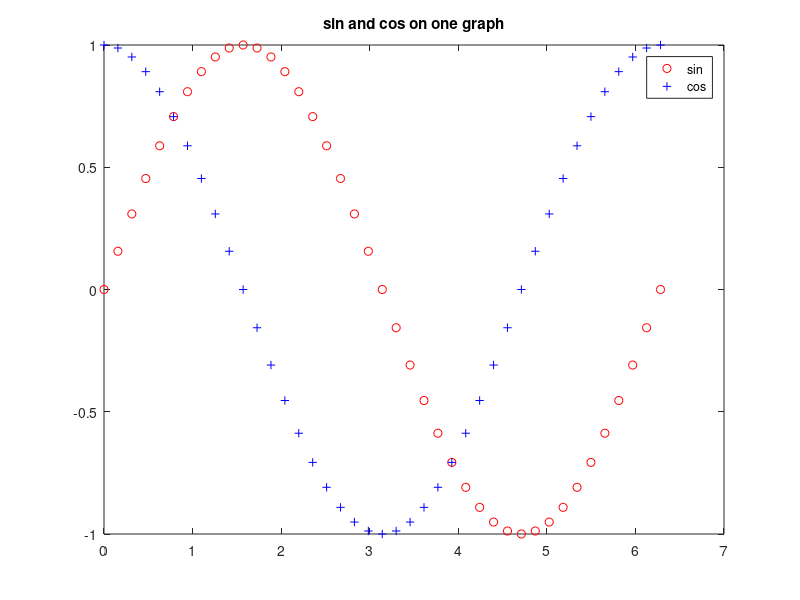

Write the MATLAB code that produced this figure.
% This script plots sin(x) and cos(x) in the same figure
% Window for values of x ranging from 0 to 2*pi
clf
x = 0: 2*pi/40: 2*pi;
y = sin(x);
plot(x,y,'ro')
hold on
y = cos(x);
plot(x,y,'b+')
legend('sin', 'cos')
title('sin and cos on one graph')